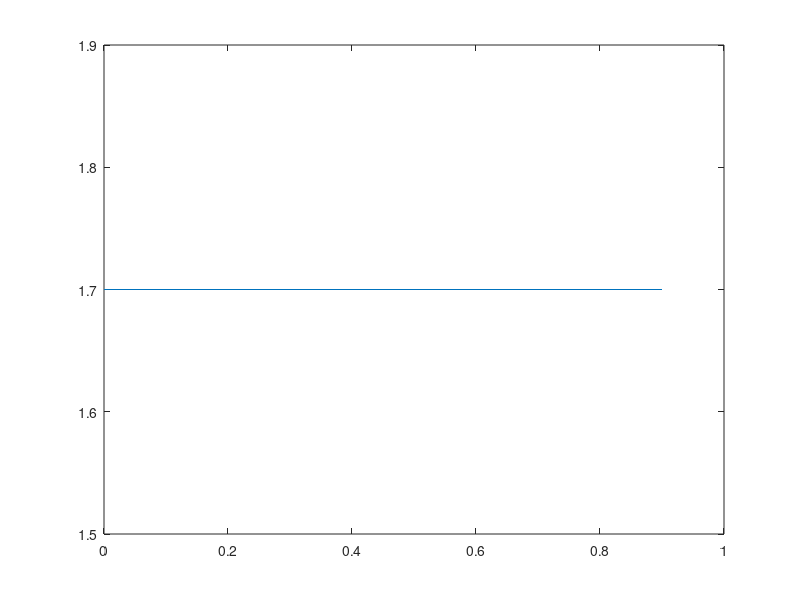

The MATLAB source for this figure:
clear all;
clc;
close all;

kkk=0;
k=1;
for titf=1:1:10
Px=kkk*0.1;

l2 =2; l3 =3;Py=1.7;
tita2(k,1)=acos((Px^2+Py^2-l2^2-l3^2)/(2*l2*l3));

aaa=l3*sin(tita2(k,1))*Px+(l2+l3*cos(tita2(k,1)))*Py;
bbb=-l3*sin(tita2(k,1))*Py+(l2+l3*cos(tita2(k,1)))*Px;
tita1(k,1)= -atan(aaa/bbb);

x_cart(k,1) =  -(l3*cos(tita1(k,1) + tita2(k,1)) + l2*cos(tita1(k,1)));
y_cart(k,1) =  (l3*sin(tita1(k,1) + tita2(k,1)) + l2*sin(tita1(k,1)));


k=k+1;
kkk=kkk+1;
end    
    
figure(1)
plot(x_cart,y_cart)
